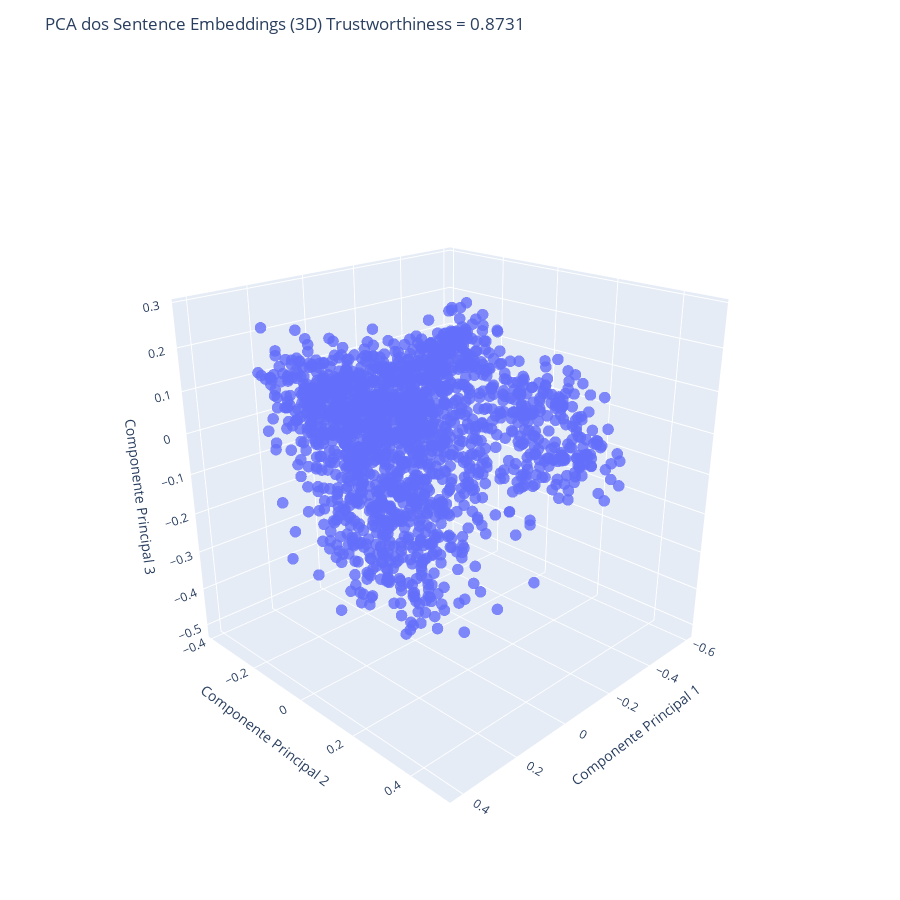

The cell this chart's notebook holds for it:
### Markdown cell above
### Aplicando o PCA com 3 dimensões

O trecho a seguir reduz a dimensionalidade dos embeddings de 384 para 3 dimensões, calcula trustworthiness e gera um gráfico da projeção 3D rotacionável.

### Code cell
import plotly.express as px
import plotly.io as pio
from IPython.display import Image, display
from sklearn.decomposition import PCA
from sklearn.manifold import trustworthiness

# ------------------------------------------------------------
# PCA 3D
# ------------------------------------------------------------
pca_3d_model = PCA(n_components=3, random_state=RANDOM_STATE)
X_pca_3d_result = pca_3d_model.fit_transform(sentence_embeddings)

trust_pca_3d_result = trustworthiness(
    sentence_embeddings, 
    X_pca_3d_result, 
    n_neighbors=TRUSTWORTHINESS_N_NEIGHBORS
)

fig = px.scatter_3d(
    x=X_pca_3d_result[:, 0],
    y=X_pca_3d_result[:, 1],
    z=X_pca_3d_result[:, 2],
    title=f"PCA dos Sentence Embeddings (3D)\nTrustworthiness = {trust_pca_3d_result:.4f}",
)

fig.update_traces(marker=dict(size=4, opacity=0.8))

fig.update_layout(
    scene=dict(
        xaxis_title="Componente Principal 1",
        yaxis_title="Componente Principal 2",
        zaxis_title="Componente Principal 3",
        aspectmode="cube"
    ),
    scene_camera=dict(eye=dict(x=1.8, y=1.8, z=1.1)),  # corrige o “corte”
    margin=dict(l=0, r=0, b=0, t=60),
    height=900
)


fig.show()
fig.write_image("pca3d.png")

display(Image("pca3d.png"))

### Figure 1 — Plotly figure (JSON) as saved in the notebook; plotly's stock layout.template omitted (floating-point values rounded to 4 significant figures; data arrays with more than 128 entries replaced by an {"elided": "..."} marker saying what was removed)
{"data": [{"hovertemplate": "x=%{x}<br>y=%{y}<br>z=%{z}<extra></extra>", "legendgroup": "", "marker": {"color": "#636efa", "opacity": 0.8, "size": 4, "symbol": "circle"}, "mode": "markers", "name": "", "scene": "scene", "showlegend": false, "type": "scatter3d", "x": {"elided": "1734 float values"}, "y": {"elided": "1734 float values"}, "z": {"elided": "1734 float values"}}], "layout": {"height": 900, "legend": {"tracegroupgap": 0}, "margin": {"b": 0, "l": 0, "r": 0, "t": 60}, "scene": {"aspectmode": "cube", "camera": {"eye": {"x": 1.8, "y": 1.8, "z": 1.1}}, "domain": {"x": [0, 1], "y": [0, 1]}, "xaxis": {"title": {"text": "Componente Principal 1"}}, "yaxis": {"title": {"text": "Componente Principal 2"}}, "zaxis": {"title": {"text": "Componente Principal 3"}}}, "title": {"text": "PCA dos Sentence Embeddings (3D)\nTrustworthiness = 0.8731"}}}
